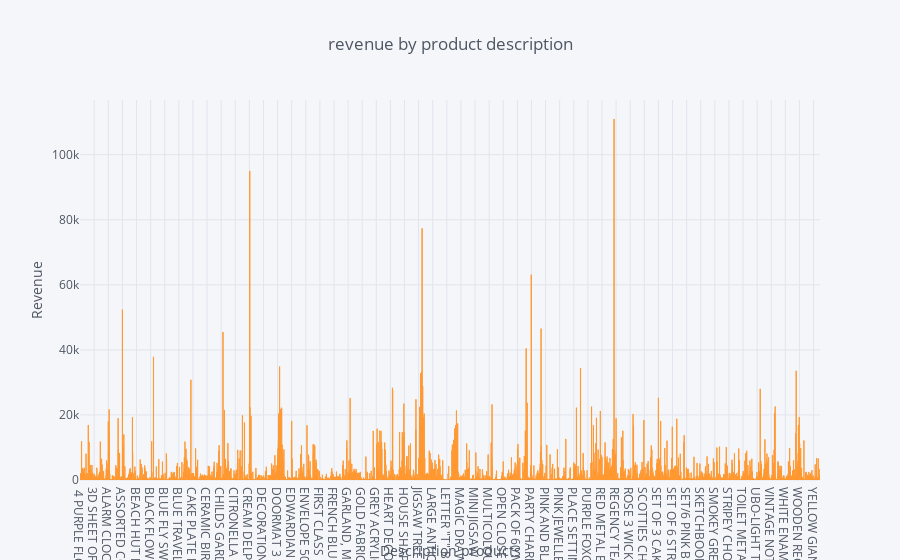

Notebook cell for this chart:
### Markdown cell above
## 8. Creat an interactive bar chart that shows revenue by product description. Add a text field widget that filters the results to show the product that contain the text entered in their description.

### Code cell
products.iplot(kind='bar', x='Description', y='Revenue', 
           xTitle='Description products', yTitle='Revenue',
           title='revenue by product description')

### Figure 1 — Plotly figure (JSON) as saved in the notebook; plotly's stock layout.template omitted (floating-point values rounded to 4 significant figures; data arrays with more than 128 entries replaced by an {"elided": "..."} marker saying what was removed)
{"data": [{"marker": {"color": "rgba(255, 153, 51, 0.6)", "line": {"color": "rgba(255, 153, 51, 1.0)", "width": 1}}, "name": "Revenue", "orientation": "v", "text": "", "type": "bar", "uid": "0994a084-2371-4f8d-b22e-465a85b272df", "x": {"elided": "3620 str values"}, "y": {"elided": "3620 float values"}}], "layout": {"legend": {"bgcolor": "#F5F6F9", "font": {"color": "#4D5663"}}, "paper_bgcolor": "#F5F6F9", "plot_bgcolor": "#F5F6F9", "title": {"font": {"color": "#4D5663"}, "text": "revenue by product description"}, "xaxis": {"gridcolor": "#E1E5ED", "showgrid": true, "tickfont": {"color": "#4D5663"}, "title": {"font": {"color": "#4D5663"}, "text": "Description products"}, "zerolinecolor": "#E1E5ED"}, "yaxis": {"gridcolor": "#E1E5ED", "showgrid": true, "tickfont": {"color": "#4D5663"}, "title": {"font": {"color": "#4D5663"}, "text": "Revenue"}, "zerolinecolor": "#E1E5ED"}}}
